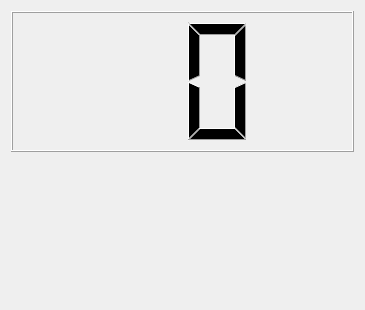
<?xml version="1.0" encoding="UTF-8"?>
<ui version="4.0">
 <class>Boom</class>
 <widget class="QWidget" name="Boom">
  <property name="geometry">
   <rect>
    <x>0</x>
    <y>0</y>
    <width>365</width>
    <height>310</height>
   </rect>
  </property>
  <property name="windowTitle">
   <string>Boom</string>
  </property>
  <layout class="QVBoxLayout" name="verticalLayout">
   <item>
    <widget class="QLCDNumber" name="lcdNumber">
     <property name="digitCount">
      <number>2</number>
     </property>
    </widget>
   </item>
   <item>
    <widget class="QLabel" name="gifLabel">
     <property name="text">
      <string/>
     </property>
    </widget>
   </item>
  </layout>
 </widget>
 <layoutdefault spacing="6" margin="11"/>
 <resources/>
 <connections/>
</ui>
